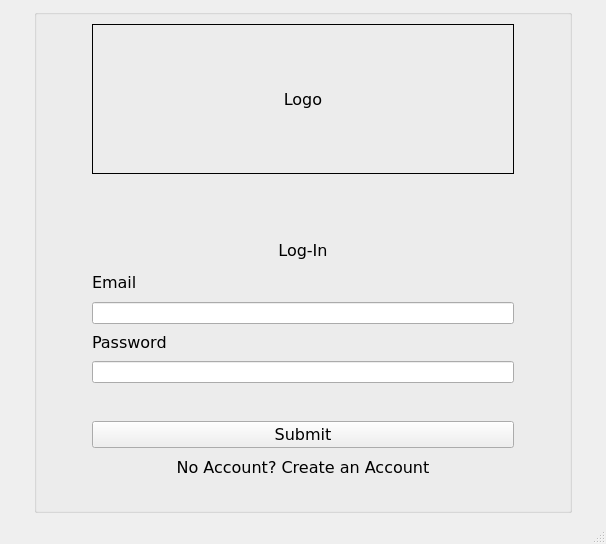
<?xml version="1.0" encoding="UTF-8"?>
<ui version="4.0">
 <class>log_in_part_2</class>
 <widget class="QMainWindow" name="log_in_part_2">
  <property name="geometry">
   <rect>
    <x>0</x>
    <y>0</y>
    <width>606</width>
    <height>544</height>
   </rect>
  </property>
  <property name="windowTitle">
   <string>ClockWork</string>
  </property>
  <widget class="QWidget" name="centralwidget">
   <layout class="QGridLayout" name="gridLayout_3">
    <item row="1" column="0">
     <spacer name="horizontalSpacer_9">
      <property name="orientation">
       <enum>Qt::Orientation::Horizontal</enum>
      </property>
      <property name="sizeHint" stdset="0">
       <size>
        <width>40</width>
        <height>20</height>
       </size>
      </property>
     </spacer>
    </item>
    <item row="1" column="2">
     <spacer name="horizontalSpacer_10">
      <property name="orientation">
       <enum>Qt::Orientation::Horizontal</enum>
      </property>
      <property name="sizeHint" stdset="0">
       <size>
        <width>40</width>
        <height>20</height>
       </size>
      </property>
     </spacer>
    </item>
    <item row="1" column="1">
     <widget class="QGroupBox" name="groupBox">
      <property name="title">
       <string/>
      </property>
      <layout class="QGridLayout" name="gridLayout_2">
       <item row="0" column="0" rowspan="9">
        <spacer name="verticalSpacer">
         <property name="orientation">
          <enum>Qt::Orientation::Vertical</enum>
         </property>
         <property name="sizeHint" stdset="0">
          <size>
           <width>20</width>
           <height>483</height>
          </size>
         </property>
        </spacer>
       </item>
       <item row="0" column="2">
        <widget class="QLabel" name="main_logo">
         <property name="minimumSize">
          <size>
           <width>300</width>
           <height>150</height>
          </size>
         </property>
         <property name="font">
          <font>
           <family>Verdana</family>
           <pointsize>12</pointsize>
          </font>
         </property>
         <property name="frameShape">
          <enum>QFrame::Shape::Box</enum>
         </property>
         <property name="text">
          <string>Logo</string>
         </property>
         <property name="alignment">
          <set>Qt::AlignmentFlag::AlignCenter</set>
         </property>
        </widget>
       </item>
       <item row="0" column="4" rowspan="9">
        <spacer name="verticalSpacer_2">
         <property name="orientation">
          <enum>Qt::Orientation::Vertical</enum>
         </property>
         <property name="sizeHint" stdset="0">
          <size>
           <width>20</width>
           <height>483</height>
          </size>
         </property>
        </spacer>
       </item>
       <item row="1" column="2">
        <spacer name="horizontalSpacer_3">
         <property name="orientation">
          <enum>Qt::Orientation::Horizontal</enum>
         </property>
         <property name="sizeHint" stdset="0">
          <size>
           <width>430</width>
           <height>20</height>
          </size>
         </property>
        </spacer>
       </item>
       <item row="2" column="1" colspan="3">
        <spacer name="horizontalSpacer_4">
         <property name="orientation">
          <enum>Qt::Orientation::Horizontal</enum>
         </property>
         <property name="sizeHint" stdset="0">
          <size>
           <width>488</width>
           <height>20</height>
          </size>
         </property>
        </spacer>
       </item>
       <item row="3" column="2">
        <widget class="QLabel" name="login_label">
         <property name="font">
          <font>
           <family>Verdana</family>
           <pointsize>12</pointsize>
          </font>
         </property>
         <property name="text">
          <string>Log-In</string>
         </property>
         <property name="alignment">
          <set>Qt::AlignmentFlag::AlignCenter</set>
         </property>
        </widget>
       </item>
       <item row="4" column="2">
        <widget class="QLabel" name="email_label">
         <property name="font">
          <font>
           <family>Verdana</family>
           <pointsize>12</pointsize>
          </font>
         </property>
         <property name="text">
          <string>Email</string>
         </property>
        </widget>
       </item>
       <item row="5" column="2">
        <widget class="QLineEdit" name="lineEdit">
         <property name="text">
          <string/>
         </property>
        </widget>
       </item>
       <item row="6" column="2">
        <widget class="QLabel" name="password_label">
         <property name="font">
          <font>
           <family>Verdana</family>
           <pointsize>12</pointsize>
          </font>
         </property>
         <property name="text">
          <string>Password</string>
         </property>
        </widget>
       </item>
       <item row="7" column="2">
        <widget class="QLineEdit" name="lineEdit_4">
         <property name="text">
          <string/>
         </property>
        </widget>
       </item>
       <item row="8" column="2">
        <spacer name="horizontalSpacer_2">
         <property name="orientation">
          <enum>Qt::Orientation::Horizontal</enum>
         </property>
         <property name="sizeHint" stdset="0">
          <size>
           <width>430</width>
           <height>20</height>
          </size>
         </property>
        </spacer>
       </item>
       <item row="9" column="1" rowspan="2">
        <spacer name="verticalSpacer_3">
         <property name="orientation">
          <enum>Qt::Orientation::Vertical</enum>
         </property>
         <property name="sizeHint" stdset="0">
          <size>
           <width>20</width>
           <height>54</height>
          </size>
         </property>
        </spacer>
       </item>
       <item row="9" column="2">
        <widget class="QPushButton" name="log_in_button">
         <property name="font">
          <font>
           <family>Verdana</family>
           <pointsize>12</pointsize>
          </font>
         </property>
         <property name="text">
          <string>Submit</string>
         </property>
        </widget>
       </item>
       <item row="9" column="3" rowspan="2">
        <spacer name="verticalSpacer_4">
         <property name="orientation">
          <enum>Qt::Orientation::Vertical</enum>
         </property>
         <property name="sizeHint" stdset="0">
          <size>
           <width>20</width>
           <height>54</height>
          </size>
         </property>
        </spacer>
       </item>
       <item row="10" column="2">
        <widget class="QPushButton" name="create_account_log_in_button_2">
         <property name="minimumSize">
          <size>
           <width>200</width>
           <height>0</height>
          </size>
         </property>
         <property name="font">
          <font>
           <family>Verdana</family>
           <pointsize>12</pointsize>
          </font>
         </property>
         <property name="autoFillBackground">
          <bool>false</bool>
         </property>
         <property name="text">
          <string>No Account? Create an Account</string>
         </property>
         <property name="flat">
          <bool>true</bool>
         </property>
        </widget>
       </item>
       <item row="11" column="2">
        <spacer name="horizontalSpacer">
         <property name="orientation">
          <enum>Qt::Orientation::Horizontal</enum>
         </property>
         <property name="sizeHint" stdset="0">
          <size>
           <width>430</width>
           <height>20</height>
          </size>
         </property>
        </spacer>
       </item>
      </layout>
     </widget>
    </item>
    <item row="0" column="1">
     <spacer name="verticalSpacer_9">
      <property name="orientation">
       <enum>Qt::Orientation::Vertical</enum>
      </property>
      <property name="sizeHint" stdset="0">
       <size>
        <width>20</width>
        <height>40</height>
       </size>
      </property>
     </spacer>
    </item>
    <item row="2" column="1">
     <spacer name="verticalSpacer_10">
      <property name="orientation">
       <enum>Qt::Orientation::Vertical</enum>
      </property>
      <property name="sizeHint" stdset="0">
       <size>
        <width>20</width>
        <height>40</height>
       </size>
      </property>
     </spacer>
    </item>
   </layout>
  </widget>
  <widget class="QMenuBar" name="menubar">
   <property name="geometry">
    <rect>
     <x>0</x>
     <y>0</y>
     <width>606</width>
     <height>22</height>
    </rect>
   </property>
  </widget>
  <widget class="QStatusBar" name="statusbar"/>
 </widget>
 <resources/>
 <connections/>
</ui>
